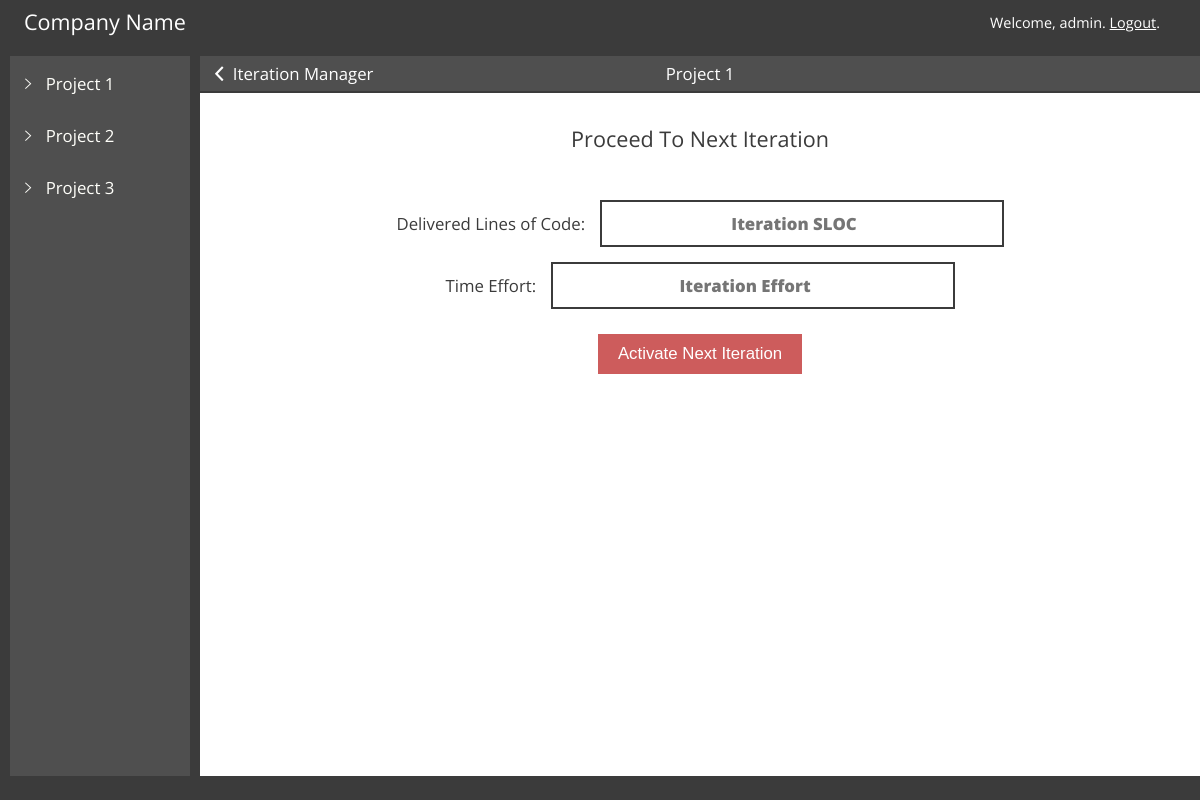
Page /ise_pdt/manager/admin/1/nextiteration/ (signed in) on the earlier database version.
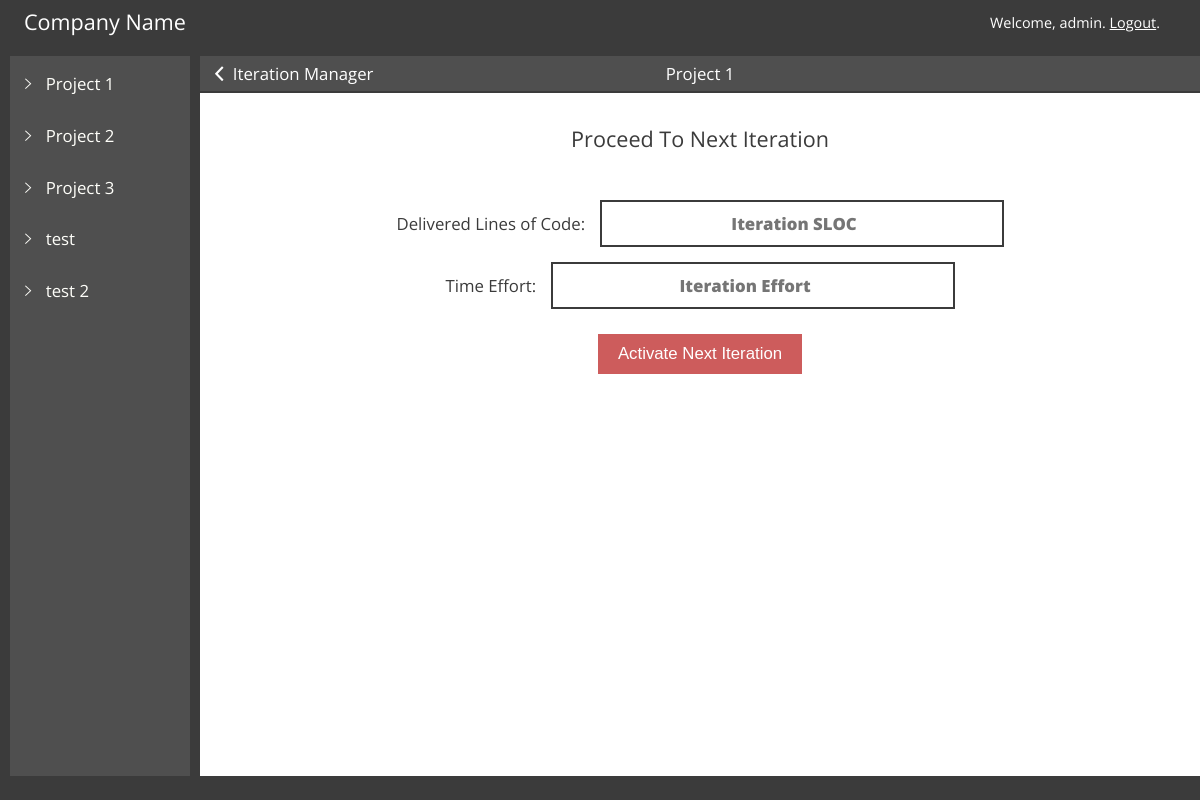
Same page on the later database version.
### ise_pdt/models.py (models this page shows, shortened)
class Project(models.Model):
    STATUS_CHOICE = (
        ('ACT', 'Active'),
        ('CLS', 'Closed'),
        ('PND', 'Pending'),
    )
    creating_user = models.ForeignKey(User)
    project_name = models.CharField(max_length=20)
    project_creation_date = models.DateTimeField('date published')
    project_total_time = models.IntegerField(default=0)
    project_yield = models.FloatField(default=0)
    project_description = models.CharField(max_length=600,default='This is the description')
    project_active_phase = models.CharField(max_length=20, default='')
    project_active_iteration = models.CharField(max_length=20, default='')
    project_status = models.CharField(max_length=3,choices=STATUS_CHOICE,default='PND')

### ise_pdt/views.py (the view, shortened to what this page needs)
# urls.py: url(r'^manager/(?P<username>[a-zA-Z0-9]{3,20})/(?P<project_id>[0-9]+)/nextiteration/$', views.next_iteration_m, name='next_iteration_m'),
def next_iteration_m(request, username, project_id):
    the_project = Project.objects.get(id = project_id)
    the_phase = Phase.objects.filter(project = the_project).get(phase_status = 'ACT')
    current_active_iteration = Iteration.objects.filter(project=the_project).get(iteration_status='ACT')
    next_active_iteration = current_active_iteration
    list_of_projects = Project.objects.all().order_by('project_creation_date')
    list_of_iterations = Iteration.objects.filter(project=the_project).order_by('phase', 'iteration_start_date')
    context = {'username': username,'the_project': the_project, 'list_of_projects': list_of_projects}
    if request.user.is_authenticated() and request.user.groups.filter(name='Manager').exists():
      return render(request, 'ise_pdt/next_iteration_m.html', context)
    else:
      return HttpResponseRedirect('/ise_pdt/logout')

### ise_pdt/templates/ise_pdt/next_iteration_m.html (shortened to what this page needs)
<!DOCTYPE html>
<html lang="en">
<head>
  {% load staticfiles %}
  <link rel="stylesheet" type="text/css" href="{% static 'ise_pdt/' %}" />
  <link rel="stylesheet" type="text/css" href="{% static 'ise_pdt/vendors/css/reset.css' %}">
  <link rel="stylesheet" type="text/css" href="{% static 'ise_pdt/vendors/css/bootstrap-custom.css' %}">
  <link rel="stylesheet" type="text/css" href="{% static 'ise_pdt/vendors/css/ionicons.min.css' %}">
  <link rel="stylesheet" type="text/css" href="{% static 'ise_pdt/resources/css/main-style.css' %}">
  <link rel="stylesheet" type="text/css" href="{% static 'ise_pdt/resources/css/main-style-m.css' %}">
</head>
<body>
  <div class="app-interface">
    <div class="top-bar">
      <div class="company-name">
        Company Name
      </div>
      <div class="user-name">
        Welcome, {{username}}.
        <a href="/ise_pdt/logout">Logout</a>.
      </div>
    </div>
    <div class="middle-bar">
      <div class="left-section col-xs-2">
        {% if list_of_projects %}
        <div class="left-navi">
          {% for project in list_of_projects %}
          <div class="navi-project-set">
            <div class="project-name-div">
              <div class="click-to-collapse">
                <i class="ion-ios-arrow-right"></i>
              </div>
              <a href="/ise_pdt/manager/{{username}}/{{project.id}}"><h2 class="project-name">{{project.project_name}}</h2></a>
            </div>
          </div>
          {% endfor %}
        </div>
        {% else %}
        <p>No projects are available.</p>
        {% endif %}
      </div>
      <div class="right-section col-xs-10">
        <div class="right-heading-bar col-xs-12">
          <a href="/ise_pdt/manager/{{username}}/{{the_project.id}}/">
            <div class="heading-bar-back-button">
              <i class="ion-chevron-left"></i>
              <p>Iteration Manager</p>
            </div>
          </a>
          <div class="heading-bar-project-title">
            {{the_project.project_name}}
          </div>
        </div>
        <p class="iteration-creation-title">Proceed To Next Iteration</p>
        <form class="create_elem_form iteration" name="CreateElemForm" action="/ise_pdt/manager/{{username}}/{{the_project.id}}/nextiteration/" method="post">
          <div class="controls">
            <label>Delivered Lines of Code: </label>
            <input type="number" id="p_iterationSLOC" name="p_iterationSLOC" placeholder="Iteration SLOC" autocomplete="off">
          </div>
          <div class="controls">
            <label>Time Effort: </label>
            <input type="number" id="p_iterationTE" name="p_iterationTE" placeholder="Iteration Effort" autocomplete="off">
          </div>
          <div class="controls">
            <button type="submit" class="btn">Activate Next Iteration</button>
          </div>
        </form>
      </div>
    </div>
    <div class="bottom-bar">
    </div>
  </div>
</body>
</html>

Differences in the rows shown:
added Project: project_name "test"
added Project: project_name "test 2"
